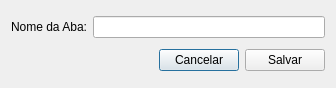
<?xml version="1.0" encoding="UTF-8"?>
<ui version="4.0">
 <class>Dialog</class>
 <widget class="QDialog" name="Dialog">
  <property name="geometry">
   <rect>
    <x>0</x>
    <y>0</y>
    <width>336</width>
    <height>88</height>
   </rect>
  </property>
  <property name="windowTitle">
   <string>Aba</string>
  </property>
  <layout class="QGridLayout" name="gridLayout">
   <item row="0" column="0">
    <layout class="QHBoxLayout" name="horizontalLayout">
     <item>
      <widget class="QLabel" name="label">
       <property name="text">
        <string>Nome da Aba:</string>
       </property>
      </widget>
     </item>
     <item>
      <widget class="QLineEdit" name="tabNameLe"/>
     </item>
    </layout>
   </item>
   <item row="1" column="0">
    <layout class="QHBoxLayout" name="horizontalLayout_2">
     <item>
      <spacer name="horizontalSpacer">
       <property name="orientation">
        <enum>Qt::Horizontal</enum>
       </property>
       <property name="sizeHint" stdset="0">
        <size>
         <width>40</width>
         <height>20</height>
        </size>
       </property>
      </spacer>
     </item>
     <item>
      <widget class="QPushButton" name="cancelBtn">
       <property name="text">
        <string>Cancelar</string>
       </property>
      </widget>
     </item>
     <item>
      <widget class="QPushButton" name="saveBtn">
       <property name="text">
        <string>Salvar</string>
       </property>
      </widget>
     </item>
    </layout>
   </item>
  </layout>
 </widget>
 <tabstops>
  <tabstop>saveBtn</tabstop>
  <tabstop>cancelBtn</tabstop>
  <tabstop>tabNameLe</tabstop>
 </tabstops>
 <resources/>
 <connections/>
</ui>
